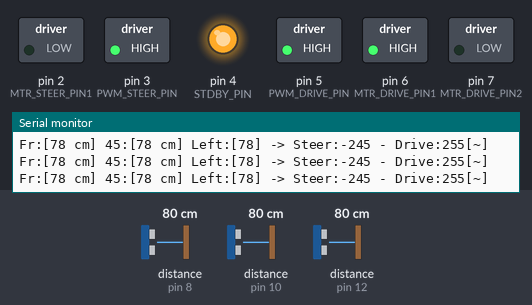
Simulated run of this sketch. Board: Arduino Uno, built with avr-gcc and run on an emulated ATmega328P. On the bench: switched loads named in the sketch (green lamp = pin HIGH), output pins drawn as LEDs (lit = HIGH), the last lines printed to the serial monitor. Wiring (inferred from the names in the program): 3 × ultrasonic range finder: trigger pin 9, echo pin 8 / trigger pin 11, echo pin 10 / trigger pin 13, echo pin 12. Inputs (shaded band) come from the test bench; at power-on: distance to the obstacle (sensors on pin 8, pin 10, pin 12) 80 cm. The echo pulse lasts 58.3 µs per cm; pins used as bus, display or sensor lines are not drawn.

Above: at 1.2 s.
1.3 s: distance to the obstacle (sensor on pin 8) set to 2 cm
At 1.48 s:
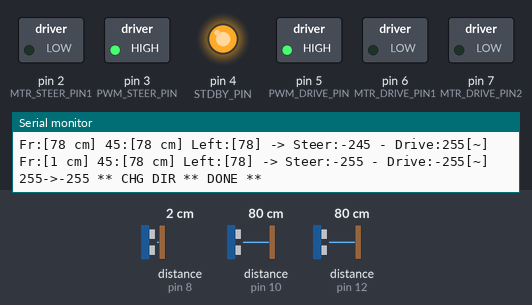
At 2.7 s:
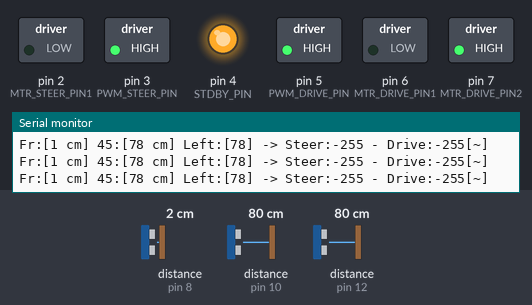
3.0 s: distance to the obstacle (sensor on pin 8) set to 27 cm
6.0 s: distance to the obstacle (sensor on pin 8) set to 34 cm
At 6.9 s:
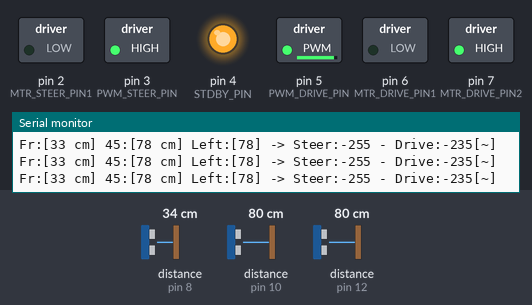
7.5 s: distance to the obstacle (sensor on pin 8) set to 45 cm
10.5 s: distance to the obstacle (sensor on pin 8) set to 56 cm
At 11.1 s:
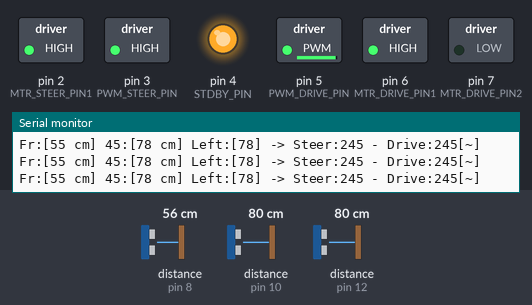
12.3 s: distance to the obstacle (sensor on pin 10) set to 12 cm
13.8 s: distance to the obstacle (sensor on pin 10) set to 9 cm
Timing chart, 0 to 16.8 s (numbered marks = the images above; inputs shaded):
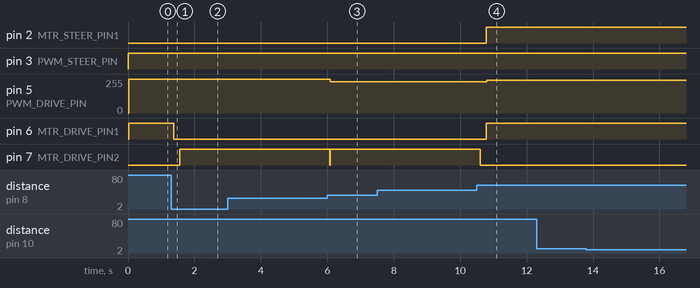

Measured:
- the behaviour switches between 50 and 51 cm on distance to the obstacle (sensor on pin 8) (found by bisection; images 3 and 4)
- after the input at 1.3 s, pin 6 (MTR_DRIVE_PIN1): HIGH → LOW after 0.08 s; pin 7 (MTR_DRIVE_PIN2): LOW → HIGH after 0.25 s
- after the input at 6.0 s, pin 5 (PWM_DRIVE_PIN): 255/255 → 235/255 after 0.08 s; pin 7 (MTR_DRIVE_PIN2): HIGH → LOW after 0.07 s, → HIGH 0.01 s later
- after the input at 10.5 s, pin 2 (MTR_STEER_PIN1), pin 6 (MTR_DRIVE_PIN1): LOW → HIGH after 0.28 s; pin 5 (PWM_DRIVE_PIN): 235/255 → 245/255 after 0.30 s; pin 7 (MTR_DRIVE_PIN2): HIGH → LOW after 0.10 s

The sketch:

ProtoType_WallFollow.ino
```cpp
#define PWM_DRIVE_PIN 5
#define MTR_DRIVE_PIN1 6  //6
#define MTR_DRIVE_PIN2 7  //7

#define PWM_STEER_PIN 3
#define MTR_STEER_PIN1 2  //1
#define MTR_STEER_PIN2 1  //2

#define STDBY_PIN 4

#define TRIG_PIN_FRONT 9
#define ECHO_PIN_FRONT 8
#define TRIG_PIN_LEFT 13
#define ECHO_PIN_LEFT 12
#define TRIG_PIN_LEFT_45 11
#define ECHO_PIN_LEFT_45 10

// RANGE CONSTANTS
const int DIST_LEFT_FAR = 50;
const int DIST_LEFT_NEAR = 30;
const int DIST_LEFT_CLOSE = 10;

const int DIST_FRONT_FAR = 300;
const int DIST_FRONT_NEAR = 50;
const int DIST_FRONT_CLOSE = 5;

// SPEED CONSTANTS
const int MAX_SPEED = 255;             // PWM value for full speed
const int MIN_SPEED = 0;               // PWM value for stop
const int REV_SPEED = -255;            // REVERSE Speed
const int REDUCE_SPEED_PERCENT = 25;   // Speed reduction percentage
const int REVERSE_SPEED_PERCENT = 50;  // Reverse speed percentage
const int ACCELERATION_STEP = 5;       // Acceleration step for gradual increase

// DISTANCE VARIABLES
long prevDistanceFront = 0;
long distanceFront = 0;

long prevDistance45 = 0;
long distanceLeft45 = 0;

long prevDistanceLeft = 0;
long distanceLeft = 0;

long forwardSpeed = 0;
long steerDirection = 0;

// drive stats
long cmdDrive = 0;
long prevSpeed = 0;
long cmdSteer = 0;

void setup() {
  pinMode(PWM_DRIVE_PIN, OUTPUT);
  pinMode(PWM_STEER_PIN, OUTPUT);

  pinMode(MTR_DRIVE_PIN1, OUTPUT);
  pinMode(MTR_DRIVE_PIN2, OUTPUT);
  pinMode(MTR_STEER_PIN1, OUTPUT);
  pinMode(MTR_STEER_PIN2, OUTPUT);

  pinMode(STDBY_PIN, OUTPUT);

  pinMode(TRIG_PIN_FRONT, OUTPUT);
  pinMode(ECHO_PIN_FRONT, INPUT);
  pinMode(TRIG_PIN_LEFT, OUTPUT);
  pinMode(ECHO_PIN_LEFT, INPUT);
  pinMode(TRIG_PIN_LEFT_45, OUTPUT);
  pinMode(ECHO_PIN_LEFT_45, INPUT);

  digitalWrite(STDBY_PIN, HIGH);  // Enable motor driver standby mode
  Serial.begin(9600);             // Initialize serial communication
}

long calculateMotorSpeed() {
  // current condition, going forward or back?
  if (prevSpeed < 0) {  // going backward.. so keep that direction a bit longer
    if (distanceFront < 30) return -3;
    if (distanceFront < 30) return -2;
    if (distanceFront < 50) return -1;
    if (distanceFront < 60) return 1;
  }

  // going forward
  if (distanceFront < 30) return -3;
  if (distanceFront < 30) return -1;
  if (distanceFront < 50) return 1;
  if (distanceFront < 75) return 2;
  return 3;
}

long prevSteer = 0;
long calculateSteerDirection(long direction) {
  if (direction < 0)
    return -3;

  // front obstacle!
  if (distanceFront <= 50) return 3;
  if (distanceFront <= 75) return 2;

  if (distanceLeft < 10) return 3;
  if (distanceLeft > 12) return -2;

  // do nothing
  return 0;
}


void driveMotor(long speed) {

  if (prevSpeed == speed) return;

  // turn motors off...
  digitalWrite(MTR_DRIVE_PIN1, LOW);
  digitalWrite(MTR_DRIVE_PIN2, LOW);

  if (prevSpeed != speed) {
    Serial.print(prevSpeed);
    Serial.print("->");
    Serial.print(speed);
  }
  // rev speed, take a quick break!
  if (prevSpeed * speed < 0) {
    Serial.print(" ** CHG DIR ** ");

    for (int i = 0; i < 10; i++)
      delayMicroseconds(15000);

    Serial.print("DONE ** ");
  }

  if (speed > MAX_SPEED) speed = MAX_SPEED;
  analogWrite(PWM_DRIVE_PIN, abs(speed));
  //analogWrite(PWM_DRIVE_PIN, 255);

  if (speed > 0) {
    digitalWrite(MTR_DRIVE_PIN1, HIGH);
  } else if (speed < 0) {
    digitalWrite(MTR_DRIVE_PIN2, HIGH);
  }

  if (prevSpeed != speed) {
    Serial.println();
  }

  prevSpeed = speed;
}

long prevDirection = 0;
void steerMotor(long direction) {

  digitalWrite(MTR_STEER_PIN1, LOW);
  digitalWrite(MTR_STEER_PIN2, LOW);

  if (direction > MAX_SPEED) direction = MAX_SPEED;

  analogWrite(PWM_STEER_PIN, 255);

  delayMicroseconds(direction/2);

  if (direction > 0)
    digitalWrite(MTR_STEER_PIN1, HIGH);
  else if (direction < 0)
    digitalWrite(MTR_STEER_PIN2, HIGH);

  prevDirection = direction;
}

void resumeMotors() {
  driveMotor(cmdDrive);
  steerMotor(cmdSteer);
}


long readDistance(int trigPin, int echoPin) {
  digitalWrite(trigPin, LOW);
  delayMicroseconds(2);
  digitalWrite(trigPin, HIGH);
  delayMicroseconds(10);
  digitalWrite(trigPin, LOW);

  long duration = pulseIn(echoPin, HIGH);
  long distance = duration * 0.034 / 2;  // Convert to cm
  return distance;
}

void stopMotor() {
  analogWrite(PWM_DRIVE_PIN, MIN_SPEED);  // Stop the motor
  digitalWrite(MTR_DRIVE_PIN2, LOW);
}

void readDistances() {
  distanceFront = readDistance(TRIG_PIN_FRONT, ECHO_PIN_FRONT);
  delayMicroseconds(50);

  distanceLeft45 = readDistance(TRIG_PIN_LEFT_45, ECHO_PIN_LEFT_45);
  if (distanceLeft45 == 5) distanceLeft45 = prevDistance45;
  delayMicroseconds(50);

  distanceLeft = readDistance(TRIG_PIN_LEFT, ECHO_PIN_LEFT);
  if (distanceLeft == 5) distanceLeft = prevDistanceLeft;

  Serial.print("Fr:[");
  Serial.print(distanceFront);
  Serial.print(" cm] 45:[");
  Serial.print(distanceLeft45);
  Serial.print(" cm] Left:[");
  Serial.print(distanceLeft);
  Serial.print("] -> ");
}

long TranslateSpeedExp(long inValue) {
  int neg = (inValue / abs(inValue));
  switch (abs(inValue)) {
    case 3:
      return 255 * neg;
    case 2:
      return 245 * neg;
    case 1:
      return 235 * neg;
    case 0:
      return 0;
  }
}

void loop() {
  // resume drive speeds
  resumeMotors();

  // read current speed
  readDistances();

  // handle steering:
  //cmdSteer = (distanceFront > 40) ? 255 : (distanceFront > 20) ? 200 : (distanceFront > 10) ? 150 : -200;
  //cmdSteer = calculateMotorSpeed(REV_SPEED, MAX_SPEED / 4, DIST_LEFT_CLOSE, DIST_LEFT_FAR, distanceLeft45);
  //cmdSteer = calculateMotorSpeed(REV_SPEED, MAX_SPEED / 8, DIST_LEFT_CLOSE, DIST_FRONT_FAR, distanceFront);

  // handle throttle:
  long cmdDriveExp = calculateMotorSpeed();
  cmdDrive = TranslateSpeedExp(cmdDriveExp);

  long cmdSteerExp = calculateSteerDirection(cmdDrive);
  cmdSteer = TranslateSpeedExp(cmdSteerExp);

  //cmdDrive = calculateMotorSpeed(REV_SPEED, MAX_SPEED, DIST_LEFT_CLOSE, DIST_LEFT_FAR, distanceLeft45);
  //cmdDrive = calculateMotorSpeed(REV_SPEED, MAX_SPEED, DIST_LEFT_CLOSE, DIST_FRONT_FAR, distanceFront);

  Serial.print("Steer:");
  Serial.print(cmdSteer);
  Serial.print(" - Drive:");
  Serial.print(cmdDrive);

  // grab previous state
  prevDistanceFront = distanceFront;
  prevDistance45 = distanceLeft45;
  prevDistanceLeft = distanceLeft;

  // take a nap
  delayMicroseconds(250);
  Serial.println("[~]");
}
```
